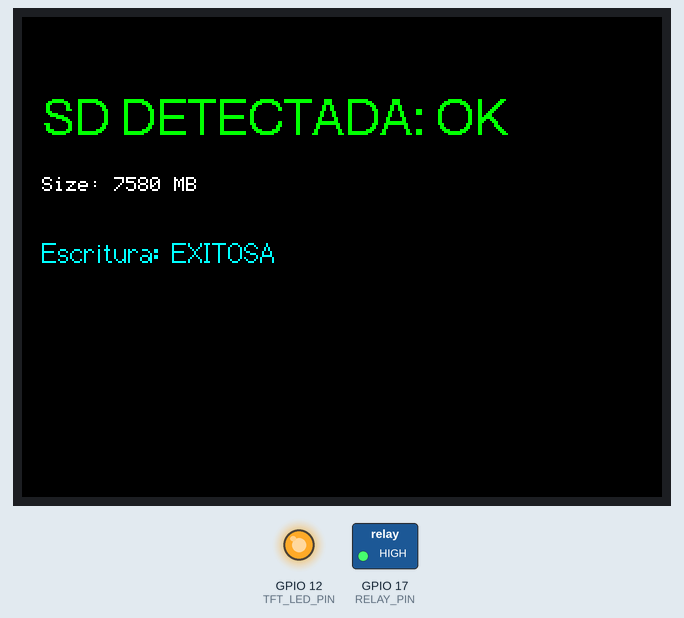
Simulated run of this sketch. Board: ESP32. On the bench: 320×240 colour display, switched loads named in the sketch (green lamp = pin HIGH), output pins drawn as LEDs (lit = HIGH). Storage starts empty; pins used as bus, display or sensor lines are not drawn; what the sketch prints to the serial monitor is not drawn.

Above: at 1.6 s.

The sketch:

Diagnostic_SD_Robust_Test.ino
```cpp
/*
 * Diagnostic_SD_Robust_V13.ino
 * Versión de alta compatibilidad para detectar problemas de bus SPI.
 */

#include <SPI.h>
#include <SD.h>
#include <TFT_eSPI.h>

// --- PINOUT ---
#define SD_CS         33
#define TFT_CS        15
#define RELAY_PIN     17
#define TFT_LED_PIN   12

TFT_eSPI tft = TFT_eSPI();

void setup() {
  Serial.begin(115200);
  delay(1000);
  Serial.println("\n--- DIAGNÓSTICO ROBUSTO SD ---");

  // 1. Forzar Relé a apagado (Seguridad)
  pinMode(RELAY_PIN, OUTPUT);
  digitalWrite(RELAY_PIN, HIGH);

  // Backlight: Encender
  pinMode(TFT_LED_PIN, OUTPUT);
  digitalWrite(TFT_LED_PIN, HIGH);

  // 2. Gestionar pines CS para evitar conflictos en el bus compartido
  pinMode(TFT_CS, OUTPUT);
  pinMode(SD_CS, OUTPUT);
  digitalWrite(TFT_CS, HIGH); // Desactivar Pantalla
  digitalWrite(SD_CS, HIGH);  // Desactivar SD

  // 3. Iniciar Pantalla
  tft.init();
  tft.setRotation(3);
  tft.fillScreen(TFT_BLACK);
  tft.setTextColor(TFT_WHITE, TFT_BLACK);
  tft.drawString("DEBUG SD V13", 10, 10, 2);

  // 4. Intento de inicio de SD con parámetros específicos
  Serial.println("Probando SD a 4MHz...");
  tft.drawString("Iniciando SD...", 10, 40, 2);

  // Esperar un poco para que el voltaje se estabilice
  delay(200);

  // Probamos inicializar el bus SPI manualmente antes de la SD
  // VSPI: SCK=18, MISO=19, MOSI=23
  SPI.begin(18, 19, 23, SD_CS);

  if (!SD.begin(SD_CS, SPI, 4000000)) { // 4MHz es más estable para cables soldados
    Serial.println("Fallo inicial a 4MHz. Reintentando a 1MHz...");
    tft.setTextColor(TFT_YELLOW);
    tft.drawString("Reintentando 1MHz...", 10, 70, 2);

    delay(500);

    if (!SD.begin(SD_CS, SPI, 1000000)) {
      Serial.println("ERROR CRÍTICO: No se detecta la SD.");
      tft.setTextColor(TFT_RED);
      tft.fillScreen(TFT_BLACK);
      tft.drawString("ERROR: SD NO DETECTADA", 10, 100, 2);
      tft.drawString("1. Revise VCC (5V recomendado)", 10, 130);
      tft.drawString("2. Revise cables MISO/MOSI", 10, 150);
      tft.drawString("3. Formato FAT32 (<32GB)", 10, 170);
    } else {
      showSDSuccess();
    }
  } else {
    showSDSuccess();
  }
}

void showSDSuccess() {
  Serial.println("¡SD DETECTADA CON ÉXITO!");
  tft.setTextColor(TFT_GREEN);
  tft.fillScreen(TFT_BLACK);
  tft.drawString("SD DETECTADA: OK", 10, 40, 4);

  uint64_t cardSize = SD.cardSize() / (1024 * 1024);
  Serial.printf("Tamaño: %llu MB\n", cardSize);
  tft.setTextColor(TFT_WHITE);
  tft.setCursor(10, 80);
  tft.printf("Size: %llu MB", cardSize);

  // Prueba de escritura
  File testFile = SD.open("/test.txt", FILE_WRITE);
  if (testFile) {
    testFile.println("Prueba de escritura DAC LAB OK");
    testFile.close();
    tft.setTextColor(TFT_CYAN);
    tft.drawString("Escritura: EXITOSA", 10, 110, 2);
    Serial.println("Archivo de prueba escrito correctamente.");
  } else {
    tft.setTextColor(TFT_ORANGE);
    tft.drawString("Escritura: FALLIDA", 10, 110, 2);
    Serial.println("Error al abrir archivo para escribir.");
  }
}

void loop() {
  // Nada aquí
}
```
